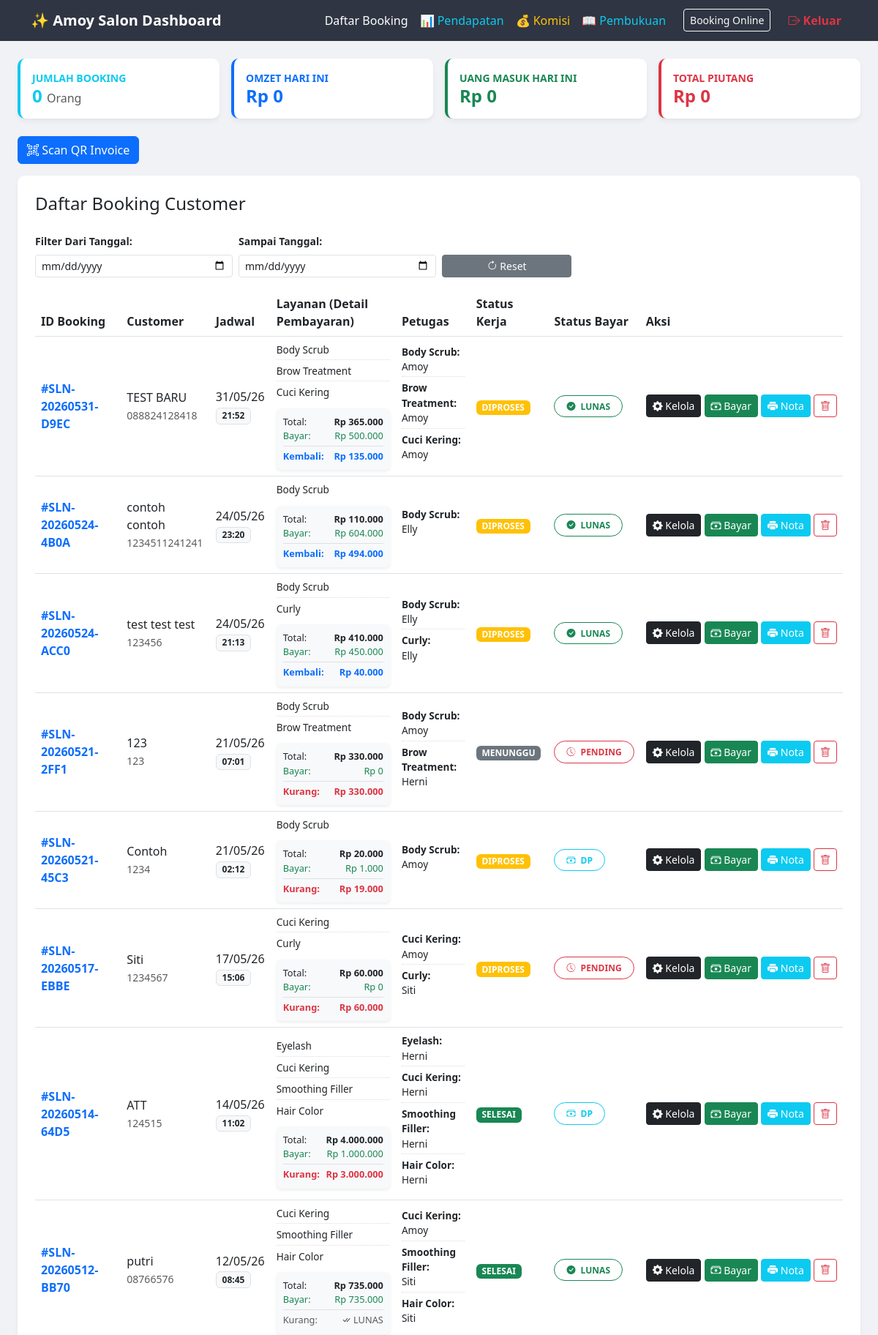
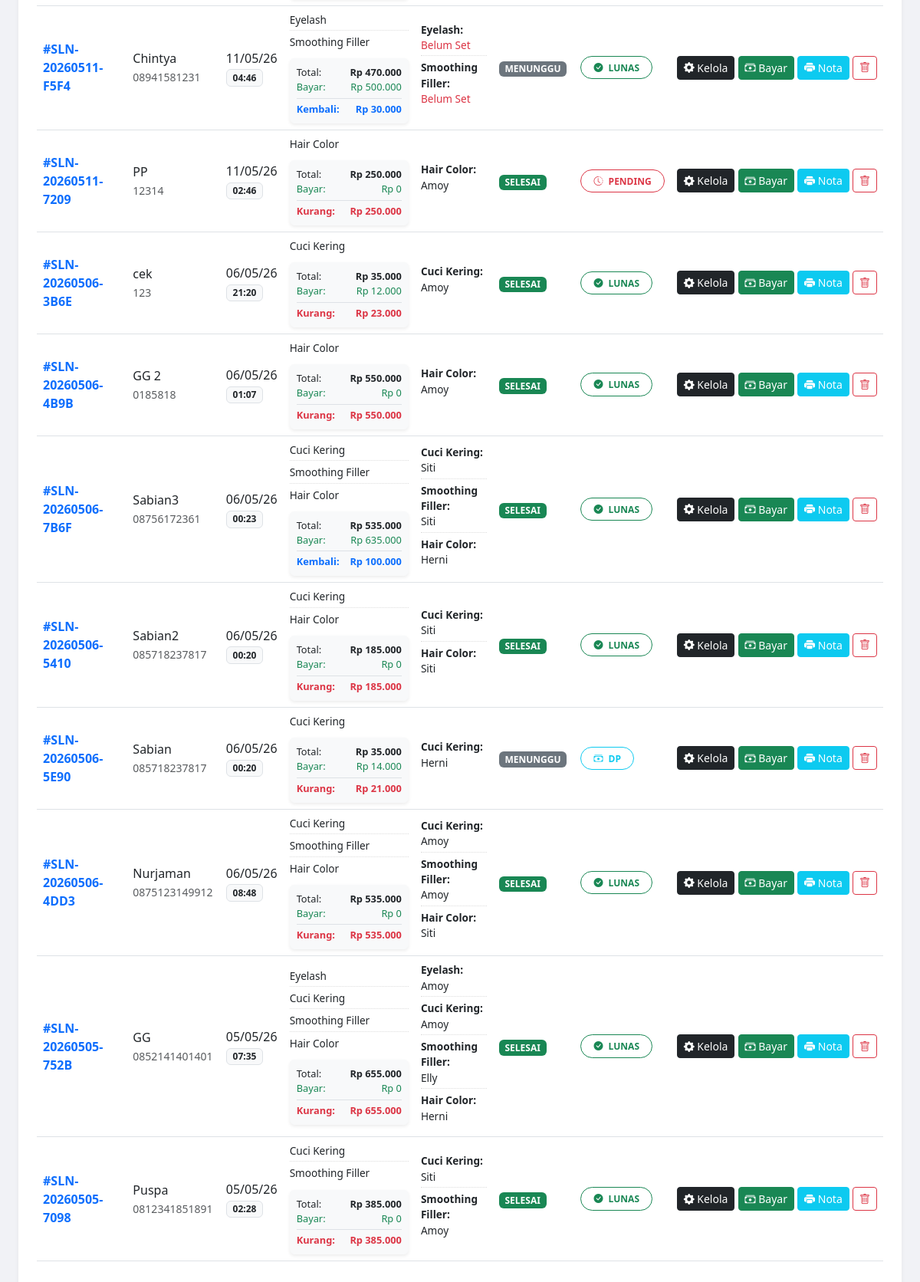
/pages/admin-temp.php (signed in), run on the app's committed database (2 pictures, top to bottom).
### tables this page shows
CREATE TABLE `bookings` (
  `id_booking` varchar(20) NOT NULL,
  `nama_customer` varchar(100) NOT NULL,
  `whatsapp_customer` varchar(20) NOT NULL,
  `tgl_booking` date NOT NULL,
  `jam_booking` time NOT NULL,
  `total_biaya` decimal(10,2) DEFAULT 0.00,
  `bayar_cash` decimal(15,2) DEFAULT 0.00,
  `bayar_transfer` decimal(15,2) DEFAULT 0.00,
  `jumlah_terbayar` decimal(15,2) DEFAULT 0.00,
  `status_pembayaran` enum('pending','dp','lunas','batal') DEFAULT 'pending',
  `status_kerja` enum('menunggu','diproses','selesai') DEFAULT 'menunggu',
  `id_employee` int(11) DEFAULT NULL,
  `created_at` timestamp NOT NULL DEFAULT current_timestamp()
);

CREATE TABLE `services` (
  `id_service` int(11) NOT NULL,
  `nama_layanan` varchar(100) NOT NULL,
  `deskripsi` text DEFAULT NULL,
  `harga` decimal(10,2) NOT NULL,
  `komisi_persen` int(3) DEFAULT 0
);

CREATE TABLE `employees` (
  `id_employee` int(11) NOT NULL,
  `nama_karyawan` varchar(100) NOT NULL,
  `spesialisasi` varchar(50) DEFAULT NULL,
  `status` enum('active','inactive') DEFAULT 'active'
);

### pages/admin-temp.php (the view, shortened to what this page needs)
<?php
include '../class/koneksi.php';
?>
<!DOCTYPE html>
<html lang="id">
<head>
    <link href="https://cdn.jsdelivr.net/npm/bootstrap@5.3.0/dist/css/bootstrap.min.css" rel="stylesheet">
    <link rel="stylesheet" href="https://cdn.jsdelivr.net/npm/bootstrap-icons@1.11.1/font/bootstrap-icons.css">
    <link rel="stylesheet" href="https://cdn.datatables.net/1.13.6/css/dataTables.bootstrap5.min.css">
</head>
<body>
<nav class="navbar navbar-expand-lg navbar-dark mb-4">
    <div class="container">
        <a class="navbar-brand fw-bold" href="admin.php">✨ Amoy Salon Dashboard</a>
        <div class="collapse navbar-collapse" id="navbarNav">
            <ul class="navbar-nav ms-auto">
                <?php if ($_SESSION['level'] <= 2): ?>
                    <li class="nav-item"><a class="nav-link active" href="admin.php">Daftar Booking</a></li>
                <?php endif; ?>
                <?php if ($_SESSION['level'] <= 2): ?>
                    <li class="nav-item"><a class="nav-link text-info" href="laporan.php">📊 Pendapatan</a></li>
                    <li class="nav-item"><a class="nav-link text-warning" href="komisi.php">💰 Komisi</a></li>
                    <li class="nav-item"><a class="nav-link text-info" href="laporan_pembayaran.php">📖 Pembukuan</a></li>
                <?php endif; ?>
                <li class="nav-item ms-lg-3"><a class="btn btn-sm btn-outline-light mt-1" href="../index.php" target="_blank">Booking Online</a></li>
                <li class="nav-item ms-lg-3">
                    <a class="nav-link text-danger fw-bold" href="../class/logout.php" onclick="return confirm('Yakin ingin keluar?')">
                        <i class="bi bi-box-arrow-right"></i> Keluar
                    </a>
                </li>
            </ul>
        </div>
    </div>
</nav>
<div class="container-fluid px-4">
    <div class="row mb-4 g-3">
    <?php
    $today = date('Y-m-d');
    $sum_q = mysqli_query($conn, "SELECT
        COUNT(id_booking) as total_booking,
        SUM(total_biaya) as tagihan,
        SUM(jumlah_terbayar) as masuk
        FROM bookings
        WHERE tgl_booking = '$today' AND status_pembayaran != 'batal'");
    $sum_d = mysqli_fetch_assoc($sum_q);
    $total_booking = $sum_d['total_booking'] ?? 0;
    $total_tagihan = $sum_d['tagihan'] ?? 0;
    $total_masuk = $sum_d['masuk'] ?? 0;
    $total_piutang = $total_tagihan - $total_masuk;
    ?>
    <div class="col-md-3">
<div class="card p-3 border-start border-info border-4 text-info">
    <small class="fw-bold text-uppercase">Jumlah Booking</small>
    <h4 id="display-total-orang" class="mb-0 fw-bold"><?= $total_booking; ?> <small class="fs-6 fw-normal text-muted">Orang</small></h4>
</div>
    </div>
    <div class="col-md-3">
        <div class="card p-3 border-start border-primary border-4 text-primary">
            <small class="fw-bold text-uppercase">Omzet Hari Ini</small>
            <h4 class="mb-0 fw-bold">Rp <?= number_format($total_tagihan, 0, ',', '.'); ?></h4>
        </div>
    </div>
    <div class="col-md-3">
        <div class="card p-3 border-start border-success border-4 text-success">
            <small class="fw-bold text-uppercase">Uang Masuk Hari Ini</small>
            <h4 class="mb-0 fw-bold">Rp <?= number_format($total_masuk, 0, ',', '.'); ?></h4>
        </div>
    </div>
    <div class="col-md-3">
        <div class="card p-3 border-start border-danger border-4 text-danger">
            <small class="fw-bold text-uppercase">Total Piutang</small>
            <h4 class="mb-0 fw-bold">Rp <?= number_format($total_piutang, 0, ',', '.'); ?></h4>
        </div>
    </div>
</div>
<div class="mb-3">
    <button class="btn btn-primary" data-bs-toggle="modal" data-bs-target="#scanModal">
        <i class="bi bi-qr-code-scan"></i> Scan QR Invoice
    </button>
</div>
    <div class="card p-4">
        <h4 class="mb-4">Daftar Booking Customer</h4>
        <div class="table-responsive">
<div class="row mb-3 g-2 align-items-end">
    <div class="col-md-3">
        <label class="form-label small fw-bold">Filter Dari Tanggal:</label>
        <input type="date" id="min" class="form-control form-control-sm">
    </div>
    <div class="col-md-3">
        <label class="form-label small fw-bold">Sampai Tanggal:</label>
        <input type="date" id="max" class="form-control form-control-sm">
    </div>
    <div class="col-md-2">
        <button id="btn-reset" class="btn btn-sm btn-secondary w-100"><i class="bi bi-arrow-clockwise"></i> Reset</button>
    </div>
</div>
            <table id="tabelBooking" class="table table-hover align-middle">
                <thead>
                    <tr>
                        <th>ID Booking</th>
                        <th>Customer</th>
                        <th>Jadwal</th>
                        <th>Layanan (Detail Pembayaran)</th>
                        <th>Petugas</th>
                        <th>Status Kerja</th>
                        <th>Status Bayar</th>
                        <th class="no-sort">Aksi</th>
                    </tr>
                </thead>
                <tbody>
                    <?php
                    $sql = "SELECT * FROM bookings ORDER BY created_at DESC";
                    $query = mysqli_query($conn, $sql);
                    while($row = mysqli_fetch_array($query)){
                        $id_b = $row['id_booking'];
                        $total_biaya = $row['total_biaya'];
                        $terbayar = $row['jumlah_terbayar'] ?? 0;
                        $sisa = $total_biaya - $terbayar;
                    ?>
                    <tr>
                        <td class="fw-bold text-primary">#<?= $row['id_booking']; ?></td>
                        <td>
                            <?= $row['nama_customer']; ?><br>
                            <small class="text-muted"><?= $row['whatsapp_customer']; ?></small>
                        </td>
                        <td data-sort="<?= $row['tgl_booking']; ?>">
                            <?= date('d/m/y', strtotime($row['tgl_booking'])); ?><br>
                            <span class="badge bg-light text-dark border"><?= date('H:i', strtotime($row['jam_booking'])); ?></span>
                        </td>
                        <td>
                            <ul class="list-petugas mb-2">
                                <?php
                                $res_l = mysqli_query($conn, "SELECT s.nama_layanan FROM booking_details d JOIN services s ON d.id_service = s.id_service WHERE d.id_booking = '$id_b'");
                                while($l = mysqli_fetch_array($res_l)){ echo "<li>" . $l['nama_layanan'] . "</li>"; }
                                ?>
                            </ul>
                            <div class="p-2 bg-light rounded border border-light shadow-sm" style="font-size: 0.8rem;">
                                <div class="d-flex justify-content-between">
                                    <span>Total:</span>
                                    <span class="fw-bold">Rp <?= number_format($total_biaya, 0, ',', '.'); ?></span>
                                </div>
                                <div class="d-flex justify-content-between text-success">
                                    <span>Bayar:</span>
                                    <span>Rp <?= number_format($terbayar, 0, ',', '.'); ?></span>
                                </div>
                            <div class="d-flex justify-content-between border-top mt-1 pt-1
                                <?= $sisa > 0 ? 'text-danger fw-bold' : ($sisa < 0 ? 'text-primary fw-bold' : 'text-muted'); ?>">
                                <span><?= $sisa >= 0 ? 'Kurang:' : 'Kembali:'; ?></span>
                                <span>
                                    <?php if ($sisa != 0): ?>
                                        Rp <?= number_format(abs($sisa), 0, ',', '.'); ?>
                                    <?php else: ?>
                                        <i class="bi bi-check-all"></i> LUNAS
                                    <?php endif; ?>
                                </span>
                            </div>
                        </td>
                        <td>
                            <ul class="list-petugas">
                                <?php
                                $res_petugas = mysqli_query($conn, "SELECT s.nama_layanan, e.nama_karyawan FROM booking_details d JOIN services s ON d.id_service = s.id_service LEFT JOIN employees e ON d.id_employee = e.id_employee WHERE d.id_booking = '$id_b'");
                                while($p = mysqli_fetch_array($res_petugas)){
                                    $nama_p = $p['nama_karyawan'] ?? '<span class="text-danger">Belum Set</span>';
                                    echo "<li><strong>".$p['nama_layanan'].":</strong><br>".$nama_p."</li>";
                                }
                                ?>
                            </ul>
                        </td>
                        <td>
                            <?php $color = ($row['status_kerja'] == 'selesai') ? 'success' : (($row['status_kerja'] == 'diproses') ? 'warning' : 'secondary'); ?>
                            <span class="badge bg-<?= $color; ?>"><?= strtoupper($row['status_kerja']); ?></span>
                        </td>
                        <td>
                            <?php
                            $status_p = $row['status_pembayaran'];
                            switch($status_p) {
                                case 'lunas': $color_p = 'success'; $icon_p = 'bi-check-circle-fill'; break;
                                case 'dp': $color_p = 'info'; $icon_p = 'bi-cash-stack'; break;
                                default: $color_p = 'danger'; $icon_p = 'bi-clock-history'; break;
                            }
                            ?>
                            <span class="badge rounded-pill border border-<?= $color_p; ?> text-<?= $color_p; ?> py-2 px-3">
                                <i class="bi <?= $icon_p; ?> me-1"></i> <?= strtoupper($status_p); ?>
                            </span>
                        </td>
                        <td class="text-nowrap">
                            <button class="btn btn-sm btn-dark" data-bs-toggle="modal" data-bs-target="#modalKelola<?= $id_b; ?>" title="Kelola Layanan & Petugas">
                                <i class="bi bi-gear-fill"></i> Kelola
                            </button>
                            <button class="btn btn-sm btn-success" data-bs-toggle="modal" data-bs-target="#modalBayar<?= $id_b; ?>" title="Input Pembayaran">
                                <i class="bi bi-cash-stack"></i> Bayar
                            </button>
                            <a href="cetak_nota.php?id=<?= $id_b; ?>" target="_blank" class="btn btn-sm btn-info text-white" title="Cetak Nota">
                                <i class="bi bi-printer-fill"></i> Nota
                            </a>
                            <a href="../class/delete_booking.php?id=<?= $id_b; ?>" class="btn btn-sm btn-outline-danger" onclick="return confirm('Hapus permanen data booking ini?')">
                                <i class="bi bi-trash"></i>
                            </a>
                        </td>
                    </tr>
                    <?php } ?>
                </tbody>
            </table>
        </div>
    </div>
</div>
</body>
</html>

### pages/admin-temp.php (style rules this page uses)
body { background-color: #f1f2f6; }
.navbar { background-color: #2f3542; }
.card { border: none; border-radius: 10px; box-shadow: 0 4px 6px rgba(0,0,0,0.05); }
.table thead { background-color: #57606f; color: white; }
.list-petugas { padding-left: 0; list-style: none; margin-bottom: 0; }
.list-petugas li { font-size: 0.85rem; margin-bottom: 5px; border-bottom: 1px dotted #ddd; padding-bottom: 3px; }
.list-petugas li:last-child { border-bottom: none; }

### data on the page
bookings: id_booking "SLN-20260531-D9EC", nama_customer "TEST BARU", whatsapp_customer "088824128418", tgl_booking "31/05/26", jam_booking "21:52", total_biaya "365.000", jumlah_terbayar "500.000", shows "Kembali:", abs($sisa) "135.000", status_kerja "DIPROSES", status_pembayaran "LUNAS"
services: nama_layanan "Body Scrub", employees.nama_karyawan "Amoy", employees.nama_karyawan "Elly"
services: nama_layanan "Brow Treatment", employees.nama_karyawan "Amoy", employees.nama_karyawan "Herni"
services: nama_layanan "Cuci Kering", employees.nama_karyawan "Amoy", employees.nama_karyawan "Herni", employees.nama_karyawan "Siti"
bookings: id_booking "SLN-20260524-4B0A", nama_customer "contoh contoh", whatsapp_customer "1234511241241", tgl_booking "24/05/26", jam_booking "23:20", total_biaya "110.000", jumlah_terbayar "604.000", shows "Kembali:", abs($sisa) "494.000", status_kerja "DIPROSES", status_pembayaran "LUNAS"
bookings: id_booking "SLN-20260524-ACC0", nama_customer "test test test", whatsapp_customer "123456", tgl_booking "24/05/26", jam_booking "21:13", total_biaya "410.000", jumlah_terbayar "450.000", shows "Kembali:", abs($sisa) "40.000", status_kerja "DIPROSES", status_pembayaran "LUNAS"
services: nama_layanan "Curly", employees.nama_karyawan "Elly", employees.nama_karyawan "Siti"
bookings: id_booking "SLN-20260521-2FF1", nama_customer "123", whatsapp_customer "123", tgl_booking "21/05/26", jam_booking "07:01", total_biaya "330.000", jumlah_terbayar "0", shows "Kurang:", abs($sisa) "330.000", status_kerja "MENUNGGU", status_pembayaran "PENDING"
bookings: id_booking "SLN-20260521-45C3", nama_customer "Contoh", whatsapp_customer "1234", tgl_booking "21/05/26", jam_booking "02:12", total_biaya "20.000", jumlah_terbayar "1.000", shows "Kurang:", abs($sisa) "19.000", status_kerja "DIPROSES", status_pembayaran "DP"
bookings: id_booking "SLN-20260517-EBBE", nama_customer "Siti", whatsapp_customer "1234567", tgl_booking "17/05/26", jam_booking "15:06", total_biaya "60.000", jumlah_terbayar "0", shows "Kurang:", abs($sisa) "60.000", status_kerja "DIPROSES", status_pembayaran "PENDING"
bookings: id_booking "SLN-20260514-64D5", nama_customer "ATT", whatsapp_customer "124515", tgl_booking "14/05/26", jam_booking "11:02", total_biaya "4.000.000", jumlah_terbayar "1.000.000", shows "Kurang:", abs($sisa) "3.000.000", status_kerja "SELESAI", status_pembayaran "DP"
services: nama_layanan "Eyelash", employees.nama_karyawan "Herni", nama_karyawan "Belum Set", employees.nama_karyawan "Amoy"
services: nama_layanan "Smoothing Filler", employees.nama_karyawan "Herni", employees.nama_karyawan "Siti", nama_karyawan "Belum Set", employees.nama_karyawan "Amoy", employees.nama_karyawan "Elly"
services: nama_layanan "Hair Color", employees.nama_karyawan "Herni", employees.nama_karyawan "Siti", employees.nama_karyawan "Amoy"
bookings: id_booking "SLN-20260512-BB70", nama_customer "putri", whatsapp_customer "08766576", tgl_booking "12/05/26", jam_booking "08:45", total_biaya "735.000", jumlah_terbayar "735.000", shows "Kurang:", shows "LUNAS", status_kerja "SELESAI", status_pembayaran "LUNAS"
bookings: id_booking "SLN-20260511-F5F4", nama_customer "Chintya", whatsapp_customer "08941581231", tgl_booking "11/05/26", jam_booking "04:46", total_biaya "470.000", jumlah_terbayar "500.000", shows "Kembali:", abs($sisa) "30.000", status_kerja "MENUNGGU", status_pembayaran "LUNAS"
bookings: id_booking "SLN-20260511-7209", nama_customer "PP", whatsapp_customer "12314", tgl_booking "11/05/26", jam_booking "02:46", total_biaya "250.000", jumlah_terbayar "0", shows "Kurang:", abs($sisa) "250.000", status_kerja "SELESAI", status_pembayaran "PENDING"
bookings: id_booking "SLN-20260506-3B6E", nama_customer "cek", whatsapp_customer "123", tgl_booking "06/05/26", jam_booking "21:20", total_biaya "35.000", jumlah_terbayar "12.000", shows "Kurang:", abs($sisa) "23.000", status_kerja "SELESAI", status_pembayaran "LUNAS"
bookings: id_booking "SLN-20260506-4B9B", nama_customer "GG 2", whatsapp_customer "0185818", tgl_booking "06/05/26", jam_booking "01:07", total_biaya "550.000", jumlah_terbayar "0", shows "Kurang:", abs($sisa) "550.000", status_kerja "SELESAI", status_pembayaran "LUNAS"
bookings: id_booking "SLN-20260506-7B6F", nama_customer "Sabian3", whatsapp_customer "08756172361", tgl_booking "06/05/26", jam_booking "00:23", total_biaya "535.000", jumlah_terbayar "635.000", shows "Kembali:", abs($sisa) "100.000", status_kerja "SELESAI", status_pembayaran "LUNAS"
bookings: id_booking "SLN-20260506-5410", nama_customer "Sabian2", whatsapp_customer "085718237817", tgl_booking "06/05/26", jam_booking "00:20", total_biaya "185.000", jumlah_terbayar "0", shows "Kurang:", abs($sisa) "185.000", status_kerja "SELESAI", status_pembayaran "LUNAS"
bookings: id_booking "SLN-20260506-5E90", nama_customer "Sabian", whatsapp_customer "085718237817", tgl_booking "06/05/26", jam_booking "00:20", total_biaya "35.000", jumlah_terbayar "14.000", shows "Kurang:", abs($sisa) "21.000", status_kerja "MENUNGGU", status_pembayaran "DP"
bookings: id_booking "SLN-20260506-4DD3", nama_customer "Nurjaman", whatsapp_customer "0875123149912", tgl_booking "06/05/26", jam_booking "08:48", total_biaya "535.000", jumlah_terbayar "0", shows "Kurang:", abs($sisa) "535.000", status_kerja "SELESAI", status_pembayaran "LUNAS"
bookings: id_booking "SLN-20260505-752B", nama_customer "GG", whatsapp_customer "0852141401401", tgl_booking "05/05/26", jam_booking "07:35", total_biaya "655.000", jumlah_terbayar "0", shows "Kurang:", abs($sisa) "655.000", status_kerja "SELESAI", status_pembayaran "LUNAS"
bookings: id_booking "SLN-20260505-7098", nama_customer "Puspa", whatsapp_customer "0812341851891", tgl_booking "05/05/26", jam_booking "02:28", total_biaya "385.000", jumlah_terbayar "0", shows "Kurang:", abs($sisa) "385.000", status_kerja "SELESAI", status_pembayaran "LUNAS"

### other printed values
$total_booking "0"
$total_tagihan "0"
$total_masuk "0"
$total_piutang "0"
